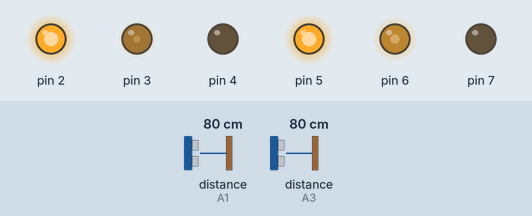
Recording of a sketch running on a simulated Arduino Uno, built with avr-gcc and run on an emulated ATmega328P. Shown: output pins drawn as LEDs (lit = HIGH). The test bench sets the inputs (shaded band); at power-on: distance to the obstacle (sensors on A1, A3) 80 cm.

Above: at 1.2 s.
1.3 s: distance to the obstacle (sensor on A1) set to 2 cm
At 2.6 s:
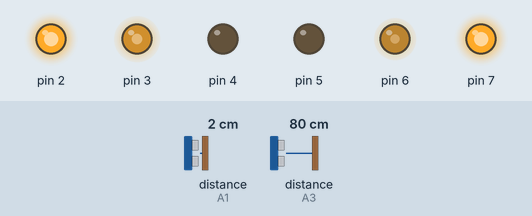
2.9 s: distance to the obstacle (sensor on A3) set to 10 cm
4.4 s: distance to the obstacle (sensor on A3) set to 7 cm
At 5.6 s:
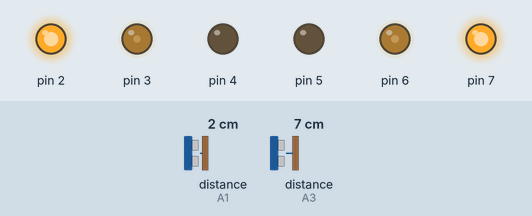
5.9 s: distance to the obstacle (sensor on A3) set to 9 cm
At 6.7 s:
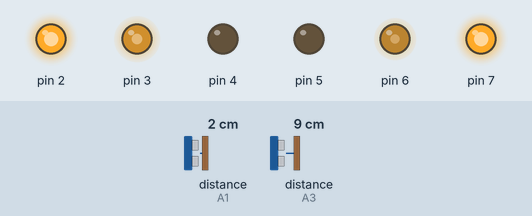
7.4 s: distance to the obstacle (sensor on A1) set to 9 cm
At 8.4 s:
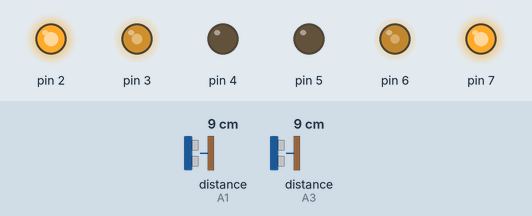
8.9 s: distance to the obstacle (sensor on A1) set to 18 cm
At 10.0 s:
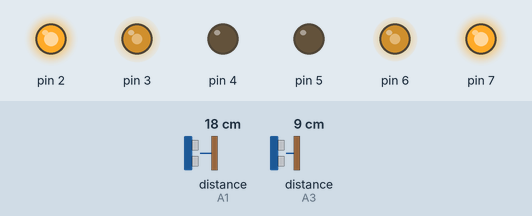
Timing chart, 0 to 11.4 s (numbered marks = the images above; inputs shaded):
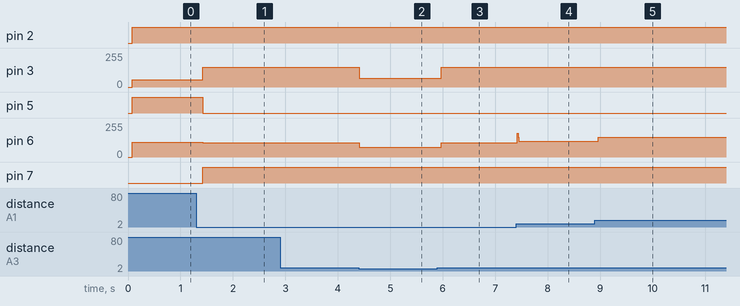

The sketch:

labirint.ino
```cpp
#define ff 5
#include <NewPing.h>
NewPing UzR(A0, A1); //Правый УЗД - A0 триггер, A1 эхо
NewPing UzF(A2, A3); //Фронтальный УЗД - A2 триггер, A3 эхо
int massR[ff];
int massRS[ff];
int massF[ff];
int massFS[ff];
int L = 5;
int Mo = 65;
int Mp = 90;
float kp = 2;//5
float ki = 1;//1
float kd = 15;//15
int E[10];
unsigned int sR = 0;
unsigned int sF = 0;

void setup()
{
  pinMode(3, OUTPUT); //скорость левого
  pinMode(6, OUTPUT); //скорость правого
  pinMode(2, OUTPUT); //направление левого
  pinMode(4, OUTPUT); //направление левого
  pinMode(5, OUTPUT); //направление правого
  pinMode(7, OUTPUT); //направление правого
  Serial.begin(9600);
  pinMode(A0, OUTPUT); //триггер правого
  pinMode(A2, OUTPUT); //триггер фронтального
  pinMode(A1, INPUT); //эхо правого
  pinMode(A3, INPUT); //эхо фронтального
  for (int i = 0; i < ff; i++)
  {
    distR();
    distF();
  }
  L = distR();
}
int distR() {
  for (int i = 0; i < ff - 1; i++)
  {
    massR[i] = massR[i + 1];
  }
  massR[ff - 1] = UzR.ping_cm();
  for (int i = 0; i < ff; i++)
  {
    massRS[i] = massR[i];
  }
  for (int j = 0; j < ff; j++)
  { for (int i = 0; i < ff - 1; i++)
    { if (massRS[i] > massRS[i + 1])
      { int temp = massRS[i];
        massRS[i] = massRS[i + 1];
        massRS[i + 1] = temp;
      }
    }
  }
  return massRS[(ff - 1) / 2];
}

int distF() {
  for (int i = 0; i < ff - 1; i++)
  {
    massF[i] = massF[i + 1];
  }
  massF[ff - 1] = UzF.ping_cm();
  for (int i = 0; i < ff; i++)
  {
    massFS[i] = massF[i];
  }
  for (int j = 0; j < ff; j++)
  { for (int i = 0; i < ff - 1; i++)
    { if (massFS[i] > massFS[i + 1])
      { int temp = massFS[i];
        massFS[i] = massFS[i + 1];
        massFS[i + 1] = temp;
      }
    }
  }
  return massFS[(ff - 1) / 2];
}
void pid()
{
  int Ei = 0;
  int Ep = sR - L;
  for (int i = 0; i < 9; i++)
  {
    E[i] = E[i + 1];
    Ei = Ei + E[i];
  }
  E[9] = Ep;
  Ei = 0.1 * (Ei + Ep);
  int Ed = Ep - Ei;
  int U = kp * Ep + ki * Ei + kd * Ed;
  int M1 = Mp - U;
  int M2 = (Mp + U)*1.1;
  M1 = constrain(M1, -150, 150);
  M2 = constrain(M2, -150, 150);
  analogWrite(3, M1);
  analogWrite(6, M2);
  if (M1 > 0) {
    digitalWrite(2, HIGH);
    digitalWrite(4, LOW);
  } else  {
    digitalWrite(4, HIGH);
    digitalWrite(2, LOW);
  }
  if (M2 > 0) {
    digitalWrite(5, HIGH);
    digitalWrite(7, LOW);
  } else  {
    digitalWrite(7, HIGH);
    digitalWrite(5, LOW);
  }
}
void go(int Lv, int Ln, int Rv, int Rn, int Mk1, int Mk2)
{
  digitalWrite(2, Lv);
  digitalWrite(4, Ln);
  digitalWrite(5, Rv);
  digitalWrite(7, Rn);
  analogWrite(3, Mk1);
  analogWrite(6, Mk2);
}

void loop()
{
    sR = distR();
    sF = distF();
    /*Serial.print(sR);
    Serial.print("lol");
    Serial.print(sF);
    Serial.println("kol ");*/
    unsigned int sR = distR();
    unsigned int sF = distF();
  if(sF > 8 && sR < 21)
  {
    pid();
  }
  else if (sR > 21)
  {
    go(1, 0, 1, 0, Mo/1.2,1.7*Mo);
    delay(50);
  }
  else
  {
    go(1, 0, 0, 1, Mo, Mo*1.13);
    delay(50);
  }
}
```

Measured:
- the behaviour switches between 9 and 8 cm on distance to the obstacle (sensor on A3) (found by bisection; images 1 and 2)
- after the input at 1.3 s, pin 3: 54/255 → 150/255 after 0.12 s; pin 5: HIGH → LOW after 0.12 s; pin 6: 110/255 → 106/255 after 0.12 s; pin 7: LOW → HIGH after 0.12 s
- after the input at 2.9 s, every drawn part: stays the same
- after the input at 4.4 s, pin 3: 150/255 → 65/255 at once; pin 6: 106/255 → 73/255 at once
- after the input at 5.9 s, pin 3: 65/255 → 150/255 after 0.07 s; pin 6: 73/255 → 106/255 after 0.07 s
- after the input at 7.4 s, pin 6: 106/255 → 118/255 at once
- after the input at 8.9 s, pin 6: 118/255 → 148/255 after 0.06 s
